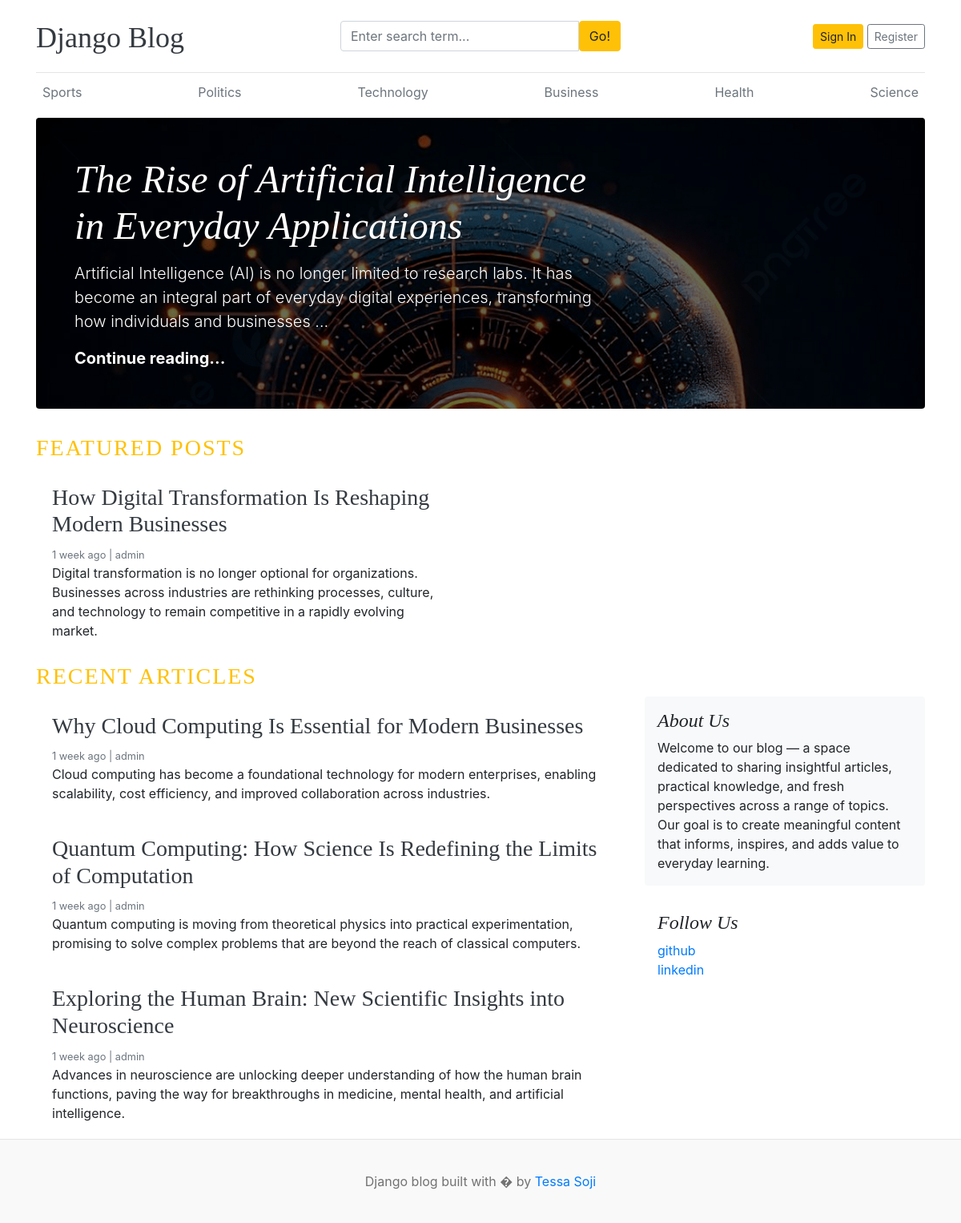
The page / on the database its author committed.
### blogs/models.py (models this page shows, shortened)
class Category(models.Model):
    category_name=models.CharField(max_length=100,unique=True)
    created_at=models.DateTimeField(auto_now_add=True)
    updated_at=models.DateTimeField(auto_now=True)
    class Meta:
        verbose_name_plural = "Categories"
    def __str__(self):
        return self.category_name

class Blog(models.Model):
    title=models.CharField(max_length=100)
    slug=models.SlugField(max_length=50,unique=True,blank=True)
    category=models.ForeignKey(Category,on_delete=models.CASCADE)
    author=models.ForeignKey(User,on_delete=models.CASCADE)
    featured_image=models.ImageField(upload_to='uploads/%Y/%m/%d',blank=True)
    short_description=models.TextField(max_length=500)
    blog_body=models.TextField(max_length=2000)
    status=models.CharField(max_length=20,choices=STATUS_CHOICES,default="draft") #drop doum list
    is_featured=models.BooleanField(default=False)
    created_at=models.DateTimeField(auto_now_add=True)
    updated_at=models.DateTimeField(auto_now=True)

class About(models.Model):
    about_heading=models.CharField(max_length=100)
    about_description=models.TextField(max_length=255)
    created_at = models.DateTimeField(auto_now_add=True)
    updated_at = models.DateTimeField(auto_now=True)
    class Meta:
        verbose_name_plural = "About"

class Sociallink(models.Model):
    platform=models.CharField(max_length=25)
    link=models.URLField(max_length=100)
    created_at = models.DateTimeField(auto_now_add=True)
    updated_at = models.DateTimeField(auto_now=True)

### blog_main/views.py (the view)
# urls.py: 2. Add a URL to urlpatterns:  path('', views.home, name='home')
def home(request):
    featured_posts = Blog.objects.filter(is_featured=True,status='published')
    posts = Blog.objects.filter(is_featured=False,status='published')
    try:
        about=About.objects.get()
    except:
        about=None
    context = {  #categories passed thru context-processors
               'featured_posts':featured_posts,
               'posts':posts,
                'about':about,
               }
    return render(request, 'home.html',context)

### blog_main/context_processors.py (called while the page is built)
def get_categories(request):
    categories = Category.objects.all().order_by('created_at')
    return dict(categories=categories)

def get_social_links(request):
    social_links = Sociallink.objects.all()
    return dict(social_links=social_links)

### templates/home.html (shortened to what this page needs)
{% load static %}
<!DOCTYPE html>
<html lang="en">
<head>
    <link href="https://getbootstrap.com/docs/4.0/dist/css/bootstrap.min.css" rel="stylesheet">
    <link href="{% static 'css/blog.css' %}" rel="stylesheet">
  </head>
<body>
    <div class="container">
      <header class="blog-header py-3">
        <div class="row flex-nowrap justify-content-between align-items-center">
          <div class="col-4 pt-1">
            <a class="blog-header-logo text-dark" href="/">Django Blog</a>
          </div>
            <div class="col-4">
                <form action="{% url 'search' %}" method="GET">
                        <div class="input-group">
                                 <input class="form-control" type="text" name="keyword" placeholder="Enter search term..." aria-label="Enter search term..." aria-describedby="button-search" />
                                <button type="submit" class="btn btn-warning" id="button-search" type="button">Go!</button>
                    </div>
                </form>
            </div>
          <div class="col-4 d-flex justify-content-end align-items-center">
              {% if user.is_authenticated == False %}
                <a class="btn btn-sm btn-warning" href="{% url 'userlogin' %}">Sign In</a>
                <a class="btn btn-sm btn-outline-secondary" href="{% url 'register' %}">Register</a>
              {% endif %}
          </div>
        </div>
      </header>
      <div class="nav-scroller py-1 mb-2">
        <nav class="nav d-flex justify-content-between">
            {% for i in categories %}
              <a class="p-2 text-muted" href="{% url 'posts_by_category' i.id %}">{{i}}</a>
            {% endfor %}
        </nav>
      </div>
{% for post in featured_posts %}
    {% if forloop.first %}
    <div class="jumbotron p-3 p-md-5 text-white rounded bg-dark" style="background-image: url({{post.featured_image.url}});background-blend-mode: overlay;background-size:cover;">
        <div class="col-md-8 px-0">
          <h1 class="display-4 font-italic">{{post.title}}</h1>
          <p class="lead my-3">{{post.short_description | truncatewords:25}}</p>
          <p class="lead mb-0"><a href="{% url 'blogs' post.slug %}" class="text-white font-weight-bold">Continue reading...</a></p>
        </div>
      </div>
    {% endif %}
{% endfor %}
<h3 class="text-uppercase text-warning" style="letter-spacing: 2px">Featured Posts</h3>
  <div class="row mb-2">
   {% for post in featured_posts %}
      {% if not forloop.first %}
        <div class="col-md-6">
          <div class="card border-0" >
            <div class="card-body">
              <h3><a href="{% url 'blogs' post.slug %}" class="text-dark">{{post.title}}</a></h3>
              <small class="mb-1 text-muted">{{post.created_at | timesince}} ago | {{post.author}}</small>
              <p class="card-text">{{post.short_description | truncatewords:25}}</p>
            </div>
          </div>
        </div>
      {% endif %}
     {% endfor %}
  </div>
<h3 class="text-uppercase text-warning" style="letter-spacing: 2px">Recent Articles</h3>
  <main role="main" class="container p-0">
    <div class="row">
      <div class="col-md-8 blog-main">
          {% for post in posts %}
            <div class="card border-0" >
                <div class="card-body">
                    <h3><a href="{% url 'blogs' post.slug %}" class="text-dark">{{post.title}}</a></h3>
                     <small class="mb-1 text-muted">{{post.created_at | timesince}} ago | {{post.author}}</small>
                     <p class="card-text">{{post.short_description | truncatewords:25}}</p>
                 </div>
          </div>
          {% endfor %}
      </div>
      <aside class="col-md-4 blog-sidebar">
        <div class="p-3 mb-3 bg-light rounded">
          <h4 class="font-italic">{{about.about_heading}}</h4>
          <p class="mb-0">{{about.about_description}}</p>
        </div>
          {% if social_links %}
        <div class="p-3">
          <h4 class="font-italic">Follow Us</h4>
          <ol class="list-unstyled">
            {% for i in social_links %}
            <li><a href="{{i.link}}" target="blank">{{i.platform}}</a></li>
              {% endfor %}
          </ol>
        </div>
          {% endif %}
      </aside>
    </div>
  </main>
</div>
<footer class="blog-footer">
  <p>Django blog built with � by <a href="#">Tessa Soji</a></p>
</footer>
</body>
</html>

### static/CSS/blog.css (style rules this page uses)
.blog-header { border-bottom: 1px solid #e5e5e5; }
.blog-header-logo { font-family: "Playfair Display", Georgia, "Times New Roman", serif; font-size: 2.25rem; }
h1, h2, h3, h4, h5, h6 { font-family: "Playfair Display", Georgia, "Times New Roman", serif; }
.display-4 { font-size: 2.5rem; }
@media (min-width: 768px) { .display-4 { font-size: 3rem; } }
.blog-footer { padding: 2.5rem 0; color: #727272; text-align: center; background-color: #f9f9f9; border-top: .05rem solid #e5e5e5; }
.blog-footer p:last-child { margin-bottom: 0; }

### rows shown on the page
Category: category_name "Sports"
Category: category_name "Politics"
Category: category_name "Technology"
Category: category_name "Business"
Category: category_name "Health"
Category: category_name "Science"
Blog: featured_image (picture), title "The Rise of Artificial Intelligence in Everyday Applications", short_description "Artificial Intelligence (AI) is no longer limited to research labs. It has become an integral part of everyday digital experiences, transforming how individuals and businesses …"
Blog: title "How Digital Transformation Is Reshaping Modern Businesses", created_at "1 week", author "admin", short_description "Digital transformation is no longer optional for organizations. Businesses across industries are rethinking processes, culture, and technology to remain competitive in a rapidly evolving market."
Blog: title "Why Cloud Computing Is Essential for Modern Businesses", created_at "1 week", author "admin", short_description "Cloud computing has become a foundational technology for modern enterprises, enabling scalability, cost efficiency, and improved collaboration across industries."
Blog: title "Quantum Computing: How Science Is Redefining the Limits of Computation", created_at "1 week", author "admin", short_description "Quantum computing is moving from theoretical physics into practical experimentation, promising to solve complex problems that are beyond the reach of classical computers."
Blog: title "Exploring the Human Brain: New Scientific Insights into Neuroscience", created_at "1 week", author "admin", short_description "Advances in neuroscience are unlocking deeper understanding of how the human brain functions, paving the way for breakthroughs in medicine, mental health, and artificial intelligence."
About: about_heading "About Us", about_description "Welcome to our blog — a space dedicated to sharing insightful articles, practical knowledge, and fresh perspectives across a range of topics. Our goal is to create meaningful content that informs, inspires, and adds value to everyday learning."
Sociallink: platform "github"
Sociallink: platform "linkedin"
